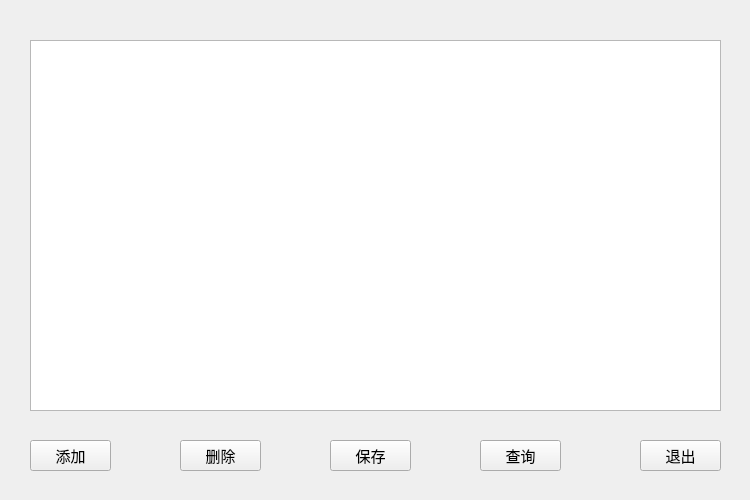
<?xml version="1.0" encoding="UTF-8"?>
<ui version="4.0">
 <class>ManageWidget</class>
 <widget class="QWidget" name="ManageWidget">
  <property name="geometry">
   <rect>
    <x>0</x>
    <y>0</y>
    <width>750</width>
    <height>500</height>
   </rect>
  </property>
  <property name="minimumSize">
   <size>
    <width>750</width>
    <height>500</height>
   </size>
  </property>
  <property name="maximumSize">
   <size>
    <width>750</width>
    <height>500</height>
   </size>
  </property>
  <property name="windowTitle">
   <string>Form</string>
  </property>
  <widget class="QPushButton" name="SearchPersonButton">
   <property name="geometry">
    <rect>
     <x>480</x>
     <y>440</y>
     <width>81</width>
     <height>31</height>
    </rect>
   </property>
   <property name="font">
    <font>
     <pointsize>11</pointsize>
    </font>
   </property>
   <property name="text">
    <string>查询</string>
   </property>
  </widget>
  <widget class="QPushButton" name="SaveButton">
   <property name="geometry">
    <rect>
     <x>330</x>
     <y>440</y>
     <width>81</width>
     <height>31</height>
    </rect>
   </property>
   <property name="font">
    <font>
     <pointsize>11</pointsize>
    </font>
   </property>
   <property name="text">
    <string>保存</string>
   </property>
  </widget>
  <widget class="QPushButton" name="DeleteButton">
   <property name="geometry">
    <rect>
     <x>180</x>
     <y>440</y>
     <width>81</width>
     <height>31</height>
    </rect>
   </property>
   <property name="font">
    <font>
     <pointsize>11</pointsize>
    </font>
   </property>
   <property name="text">
    <string>删除</string>
   </property>
  </widget>
  <widget class="QPushButton" name="AddButton">
   <property name="geometry">
    <rect>
     <x>30</x>
     <y>440</y>
     <width>81</width>
     <height>31</height>
    </rect>
   </property>
   <property name="font">
    <font>
     <pointsize>11</pointsize>
    </font>
   </property>
   <property name="text">
    <string>添加</string>
   </property>
  </widget>
  <widget class="QTableView" name="tableView">
   <property name="geometry">
    <rect>
     <x>30</x>
     <y>40</y>
     <width>691</width>
     <height>371</height>
    </rect>
   </property>
  </widget>
  <widget class="QPushButton" name="CancleButton">
   <property name="geometry">
    <rect>
     <x>640</x>
     <y>440</y>
     <width>81</width>
     <height>31</height>
    </rect>
   </property>
   <property name="font">
    <font>
     <pointsize>11</pointsize>
    </font>
   </property>
   <property name="text">
    <string>退出</string>
   </property>
  </widget>
 </widget>
 <resources/>
 <connections/>
</ui>
